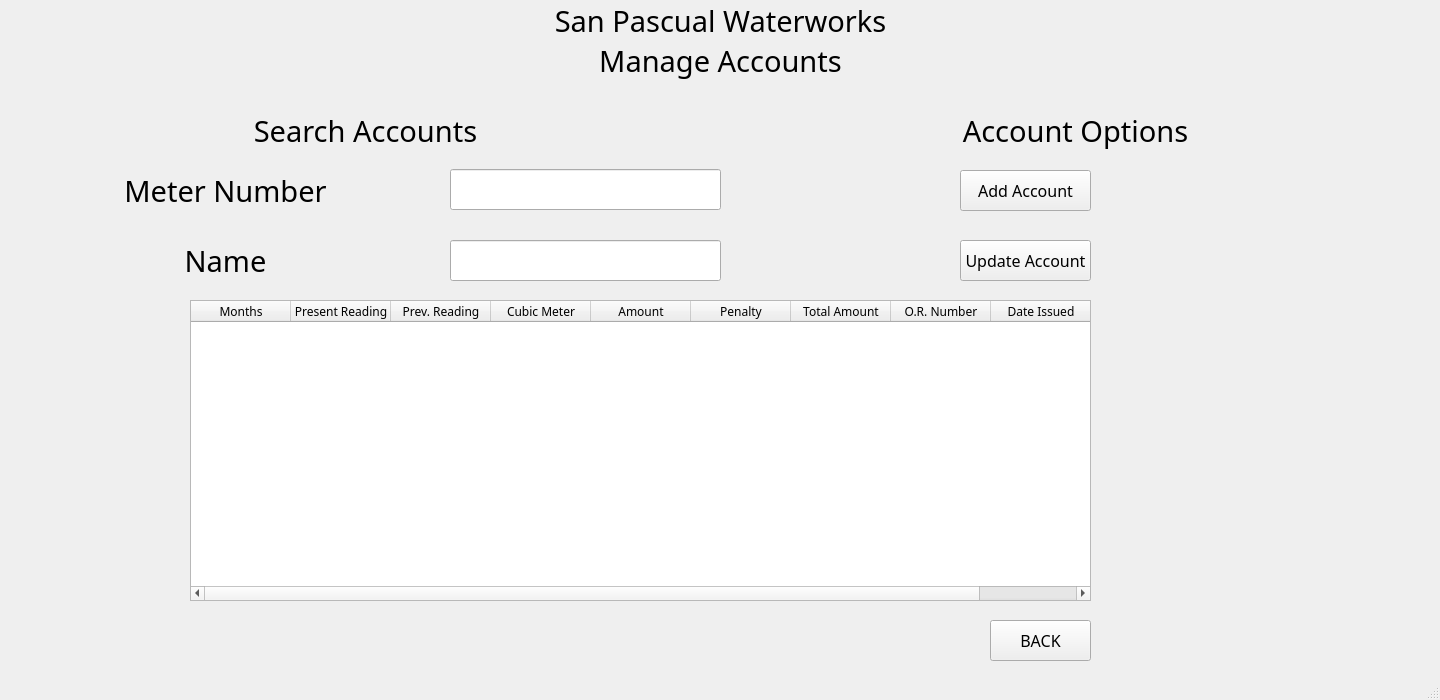
<?xml version="1.0" encoding="UTF-8"?>
<ui version="4.0">
 <class>accountWindow</class>
 <widget class="QMainWindow" name="accountWindow">
  <property name="geometry">
   <rect>
    <x>0</x>
    <y>0</y>
    <width>1440</width>
    <height>700</height>
   </rect>
  </property>
  <property name="windowTitle">
   <string>San Pascual Waterworks</string>
  </property>
  <widget class="QWidget" name="centralwidget">
   <widget class="QLabel" name="label_2">
    <property name="geometry">
     <rect>
      <x>0</x>
      <y>40</y>
      <width>1441</width>
      <height>41</height>
     </rect>
    </property>
    <property name="font">
     <font>
      <family>MS Gothic</family>
      <pointsize>22</pointsize>
     </font>
    </property>
    <property name="text">
     <string>Manage Accounts</string>
    </property>
    <property name="alignment">
     <set>Qt::AlignCenter</set>
    </property>
   </widget>
   <widget class="QLabel" name="label">
    <property name="geometry">
     <rect>
      <x>0</x>
      <y>0</y>
      <width>1441</width>
      <height>41</height>
     </rect>
    </property>
    <property name="font">
     <font>
      <family>MS Gothic</family>
      <pointsize>22</pointsize>
     </font>
    </property>
    <property name="text">
     <string>San Pascual Waterworks</string>
    </property>
    <property name="alignment">
     <set>Qt::AlignCenter</set>
    </property>
   </widget>
   <widget class="QLabel" name="label_3">
    <property name="geometry">
     <rect>
      <x>10</x>
      <y>110</y>
      <width>711</width>
      <height>41</height>
     </rect>
    </property>
    <property name="font">
     <font>
      <family>MS Gothic</family>
      <pointsize>22</pointsize>
     </font>
    </property>
    <property name="text">
     <string>Search Accounts</string>
    </property>
    <property name="alignment">
     <set>Qt::AlignCenter</set>
    </property>
   </widget>
   <widget class="QLabel" name="label_4">
    <property name="geometry">
     <rect>
      <x>720</x>
      <y>110</y>
      <width>711</width>
      <height>41</height>
     </rect>
    </property>
    <property name="font">
     <font>
      <family>MS Gothic</family>
      <pointsize>22</pointsize>
     </font>
    </property>
    <property name="text">
     <string>Account Options</string>
    </property>
    <property name="alignment">
     <set>Qt::AlignCenter</set>
    </property>
   </widget>
   <widget class="QLabel" name="label_5">
    <property name="geometry">
     <rect>
      <x>10</x>
      <y>170</y>
      <width>431</width>
      <height>41</height>
     </rect>
    </property>
    <property name="font">
     <font>
      <family>MS Gothic</family>
      <pointsize>22</pointsize>
     </font>
    </property>
    <property name="text">
     <string>Meter Number</string>
    </property>
    <property name="alignment">
     <set>Qt::AlignCenter</set>
    </property>
   </widget>
   <widget class="QLabel" name="label_6">
    <property name="geometry">
     <rect>
      <x>10</x>
      <y>240</y>
      <width>431</width>
      <height>41</height>
     </rect>
    </property>
    <property name="font">
     <font>
      <family>MS Gothic</family>
      <pointsize>22</pointsize>
     </font>
    </property>
    <property name="text">
     <string>Name</string>
    </property>
    <property name="alignment">
     <set>Qt::AlignCenter</set>
    </property>
   </widget>
   <widget class="QLineEdit" name="lineNumber">
    <property name="geometry">
     <rect>
      <x>450</x>
      <y>169</y>
      <width>271</width>
      <height>41</height>
     </rect>
    </property>
    <property name="font">
     <font>
      <family>MS Gothic</family>
      <pointsize>22</pointsize>
     </font>
    </property>
   </widget>
   <widget class="QLineEdit" name="lineName">
    <property name="geometry">
     <rect>
      <x>450</x>
      <y>240</y>
      <width>271</width>
      <height>41</height>
     </rect>
    </property>
    <property name="font">
     <font>
      <family>MS Gothic</family>
      <pointsize>22</pointsize>
     </font>
    </property>
    <property name="text">
     <string/>
    </property>
   </widget>
   <widget class="QPushButton" name="btnUpdate">
    <property name="geometry">
     <rect>
      <x>960</x>
      <y>240</y>
      <width>131</width>
      <height>41</height>
     </rect>
    </property>
    <property name="font">
     <font>
      <family>MS Gothic</family>
      <pointsize>12</pointsize>
     </font>
    </property>
    <property name="text">
     <string>Update Account</string>
    </property>
   </widget>
   <widget class="QPushButton" name="btnAdd">
    <property name="geometry">
     <rect>
      <x>960</x>
      <y>170</y>
      <width>131</width>
      <height>41</height>
     </rect>
    </property>
    <property name="font">
     <font>
      <family>MS Gothic</family>
      <pointsize>12</pointsize>
     </font>
    </property>
    <property name="text">
     <string>Add Account</string>
    </property>
   </widget>
   <widget class="QTableWidget" name="tableWidget">
    <property name="geometry">
     <rect>
      <x>190</x>
      <y>300</y>
      <width>901</width>
      <height>301</height>
     </rect>
    </property>
    <property name="font">
     <font>
      <family>MS Gothic</family>
     </font>
    </property>
    <column>
     <property name="text">
      <string>Months</string>
     </property>
    </column>
    <column>
     <property name="text">
      <string>Present Reading</string>
     </property>
    </column>
    <column>
     <property name="text">
      <string>Prev. Reading</string>
     </property>
    </column>
    <column>
     <property name="text">
      <string>Cubic Meter</string>
     </property>
    </column>
    <column>
     <property name="text">
      <string>Amount</string>
     </property>
    </column>
    <column>
     <property name="text">
      <string>Penalty</string>
     </property>
    </column>
    <column>
     <property name="text">
      <string>Total Amount</string>
     </property>
    </column>
    <column>
     <property name="text">
      <string>O.R. Number</string>
     </property>
    </column>
    <column>
     <property name="text">
      <string>Date Issued</string>
     </property>
    </column>
   </widget>
   <widget class="QPushButton" name="btnBack">
    <property name="geometry">
     <rect>
      <x>990</x>
      <y>620</y>
      <width>101</width>
      <height>41</height>
     </rect>
    </property>
    <property name="font">
     <font>
      <family>MS Gothic</family>
      <pointsize>12</pointsize>
     </font>
    </property>
    <property name="text">
     <string>BACK</string>
    </property>
   </widget>
  </widget>
  <widget class="QMenuBar" name="menubar">
   <property name="geometry">
    <rect>
     <x>0</x>
     <y>0</y>
     <width>1440</width>
     <height>21</height>
    </rect>
   </property>
  </widget>
  <widget class="QStatusBar" name="statusbar"/>
 </widget>
 <resources/>
 <connections/>
</ui>
